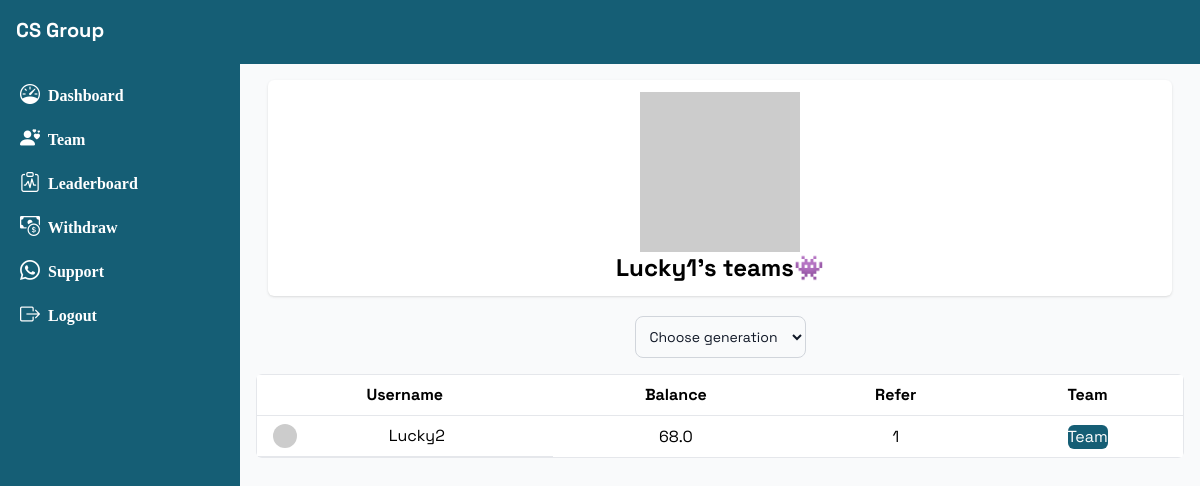
The page /teams/Lucky1 (signed in) on the database its author committed.
### base/models.py (models this page shows, shortened)
class Referral(models.Model):
    referrer = models.ForeignKey(Profile, on_delete=models.CASCADE, related_name='referrals_made')
    referred_user = models.ForeignKey(Profile, on_delete=models.CASCADE, related_name='referrals_received')
    generation = models.PositiveIntegerField()

class Profile(models.Model):
    user = models.ForeignKey(User, on_delete=models.CASCADE)
    name = models.CharField(max_length=200)
    title = models.CharField(max_length=200, null=True, blank=True)
    number = models.CharField(max_length=50)
    balance = models.FloatField(default=00)
    shopping_balance = models.IntegerField(default=0)
    refer_link = models.CharField(max_length=100)
    is_verified = models.BooleanField(default=False)
    referred_by = models.ForeignKey(User, related_name='teams', null=True, blank=True, on_delete=models.CASCADE)
    def total_refer(self):
        return Referral.objects.filter(referrer=self, generation=1).count()

### base/views.py (the view)
# urls.py: path('teams/<str:username>', get_teams)
@onlyuser
@csrf_exempt
def get_teams(request, username):
    if request.method == 'GET':
        gen = request.GET.get('gen')
        genon = 1
        if gen:
            genon = gen
        p = Profile.objects.get(user__username=username)
        ref = Referral.objects.filter(referrer=p, generation=genon).order_by('-id')
        paginator = Paginator(ref, 10)
        page_number = request.GET.get('page')
        ref = paginator.get_page(page_number)
        context = {'ref':ref, 'gen':genon, 'username':username}
        return render(request, 'team.html', context)

### templates/team.html (shortened to what this page needs)
{% extends 'dash.html' %}
{% block body %}
    <div class="container mx-auto p-2">
      <div class="mx-3 flex-col mb-5 p-3 rounded-md bg-white shadow flex items-center justify-center">
      <img class="w-40"
  src="https://api.dicebear.com/8.x/big-smile/svg?seed={{username}}"
  alt="avatar" />
    <h1 class="font-bold text-2xl">{{username}}'s teams👾</h1>
      </div>
        <div class="flex justify-between items-center mb-4">
<form class="max-w-sm mx-auto">
  <select onchange="x()" id="select" class="bg-gray-50 border border-gray-300 text-gray-900 text-sm rounded-lg focus:ring-blue-500 focus:border-blue-500 block w-full p-2.5 dark:bg-gray-700 dark:border-gray-600 dark:placeholder-gray-400 dark:text-white dark:focus:ring-blue-500 dark:focus:border-blue-500">
    <option selected disabled>Choose generation</option>
  </select>
</form>
        </div>
        <div class="overflow-x-auto rounded-md">
            <table class="min-w-full bg-white border border-gray-200">
                <thead>
                    <tr>
                        <th class="px-4 py-2 border-b">Username</th>
                        <th class="px-4 py-2 border-b">Balance</th>
                        <th class="px-4 py-2 border-b">Refer</th>
                        <th class="px-4 py-2 border-b">Team</th>
                    </tr>
                </thead>
                <tbody id="user-table">
    {% for r in ref %}
                 <tr>
      <td class="px-4 py-2 border-b text-center flex">
<img class="w-6 rounded-3xl"  src="https://api.dicebear.com/8.x/big-smile/svg?seed={{r.referred_user.user}}">
<p class="m-auto">{{r.referred_user.user.username}}</p></td>
<td class="px-4 py-2 border-b text-center">{{r.referred_user.balance}}</td>
<td class="px-4 py-2 border-b text-center">{{r.referred_user.total_refer}}</td>
<td class="px-4 py-2 border-b text-center">
<a href="/teams/{{r.referred_user.user.username}}">
<button class=" text-white bg-cyan-800 rounded-md">Team</button>
</td>
                 </tr> {% endfor %}
                </tbody>
            </table>
        </div>
    </div>
{% endblock %}

### templates/dash.html (style rules this page uses)
body { font-family: "Space Grotesk", sans-serif; }

### rows shown on the page
Referral: referred_user.user.username "Lucky2", referred_user.balance "68.0", referred_user.total_refer "1"

### other values the page prints
{{ username }} "Lucky1"
